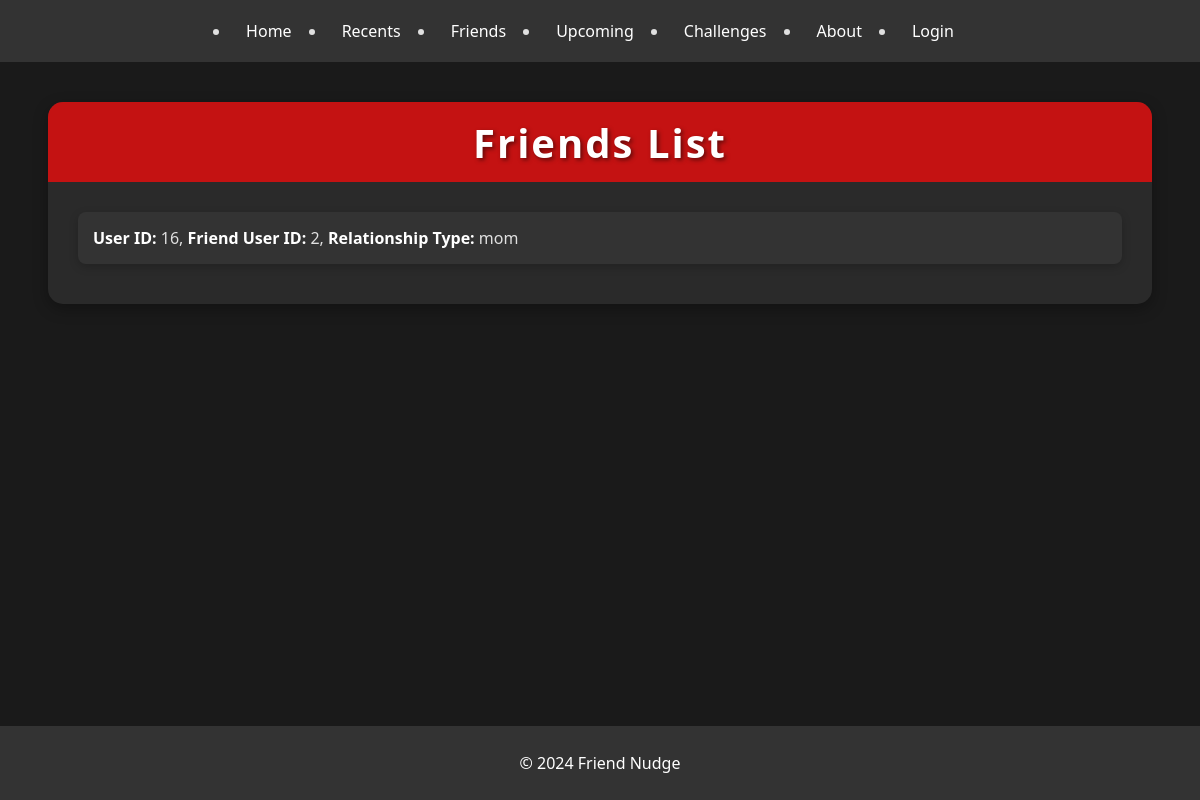
Screenshot of /display_friends?user_id=16 with the database file from the repository.
### tables this page shows
CREATE TABLE Friends (
        friend_id INTEGER PRIMARY KEY AUTOINCREMENT,
        user_id INTEGER NOT NULL,
        friend_user_id INTEGER NOT NULL,
        relationship_type TEXT NOT NULL,
        FOREIGN KEY (user_id) REFERENCES Users(user_id),
        FOREIGN KEY (friend_user_id) REFERENCES Users(user_id)
    );

### project.py (the view)
@app.route('/display_friends')
def display_friends():
    user_id = request.args.get('user_id')
    conn = get_database()
    cursor = conn.cursor()
    cursor.execute(
        'SELECT user_id, friend_user_id, relationship_type FROM friends WHERE user_id = ?', (user_id,))
    friends = cursor.fetchall()
    conn.close()
    return render_template('display_friends.html', friends=friends)

### prefix.py (called while the page is built)
    def __call__(self, environ, start_response):
        service_prefix = os.getenv('JUPYTERHUB_SERVICE_PREFIX', default=None)
        print (f"Service Prefix: {service_prefix}")
        if (service_prefix):
            environ['SCRIPT_NAME'] = service_prefix + "proxy/" + environ['SERVER_PORT']
            print(f"Setting SCRIPT_NAME to {environ['SCRIPT_NAME']}")
        return self.app(environ, start_response)

### project.py (called while the page is built)
def get_database():
    conn = sqlite3.connect(database)
    conn.row_factory = sqlite3.Row # gets us access to columns by name
    return conn

### templates/display_friends.html (shortened to what this page needs)
{% extends "full.html" %}
{% block extra_styles %}
    <link
        rel="stylesheet"
        href="{{ url_for('static', filename='css/friends.css') }}"
    />
{% endblock %}
{% block content %}
    <div class="friends-page" role="main">
        <h1>Friends List</h1>
        <ul class="friends-list">
            {% for friend in friends %}
            <li class="friend-item">
                <strong>User ID:</strong> {{ friend['user_id'] }},
                <strong>Friend User ID:</strong> {{ friend['friend_user_id'] }},
                <strong>Relationship Type:</strong> {{ friend['relationship_type'] }}
            </li>
            {% endfor %}
        </ul>
    </div>
{% endblock %}

### static/css/full.css (style rules this page uses)
html, body { height: 100%; margin: 0; }
body { display: flex; flex-direction: column; }

### static/css/friends.css (style rules this page uses)
body { background-color: #1a1a1a; color: #e0e0e0; font-family: 'Segoe UI', Tahoma, Geneva, Verdana, sans-serif; margin: 0; padding: 0; min-height: 100vh; display: flex; flex-direction: column; }
.friends-page { width: 90%; max-width: 1200px; margin: 20px auto; padding: 30px; background-color: #2a2a2a; color: #e0e0e0; border-radius: 15px; box-shadow: 0 5px 15px rgba(0, 0, 0, 0.3); }
.friends-page h1 { height: 80px; display: flex; align-items: center; justify-content: center; color: #ffffff; background-color: rgba(235, 13, 13, 0.8); margin: -30px -30px 30px -30px; padding: 0 30px; border-radius: 15px 15px 0 0; font-size: 2.5em; letter-spacing: 2px; text-shadow: 2px 2px 4px rgba(0, 0, 0, 0.5); }
.friends-list { list-style-type: none; padding: 0; margin: 0; }
.friend-item { background-color: #333333; color: #e0e0e0; padding: 15px; margin-bottom: 10px; border-radius: 8px; box-shadow: 0 3px 10px rgba(0, 0, 0, 0.2); transition: transform 0.3s ease, box-shadow 0.3s ease; }
.friend-item strong { color: #ffffff; }

### rows the page displays
Friends: user_id "16", friend_user_id "2", relationship_type "mom"
